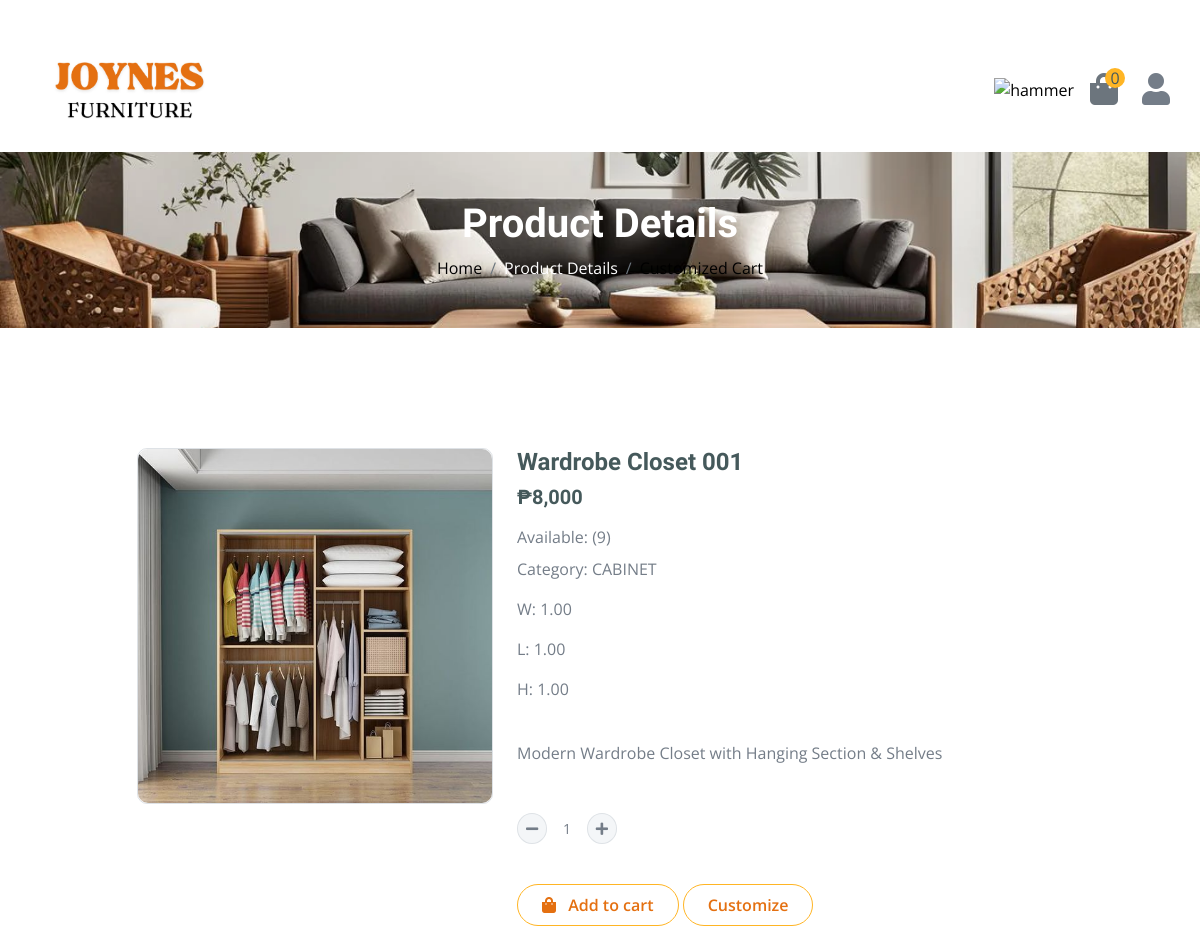
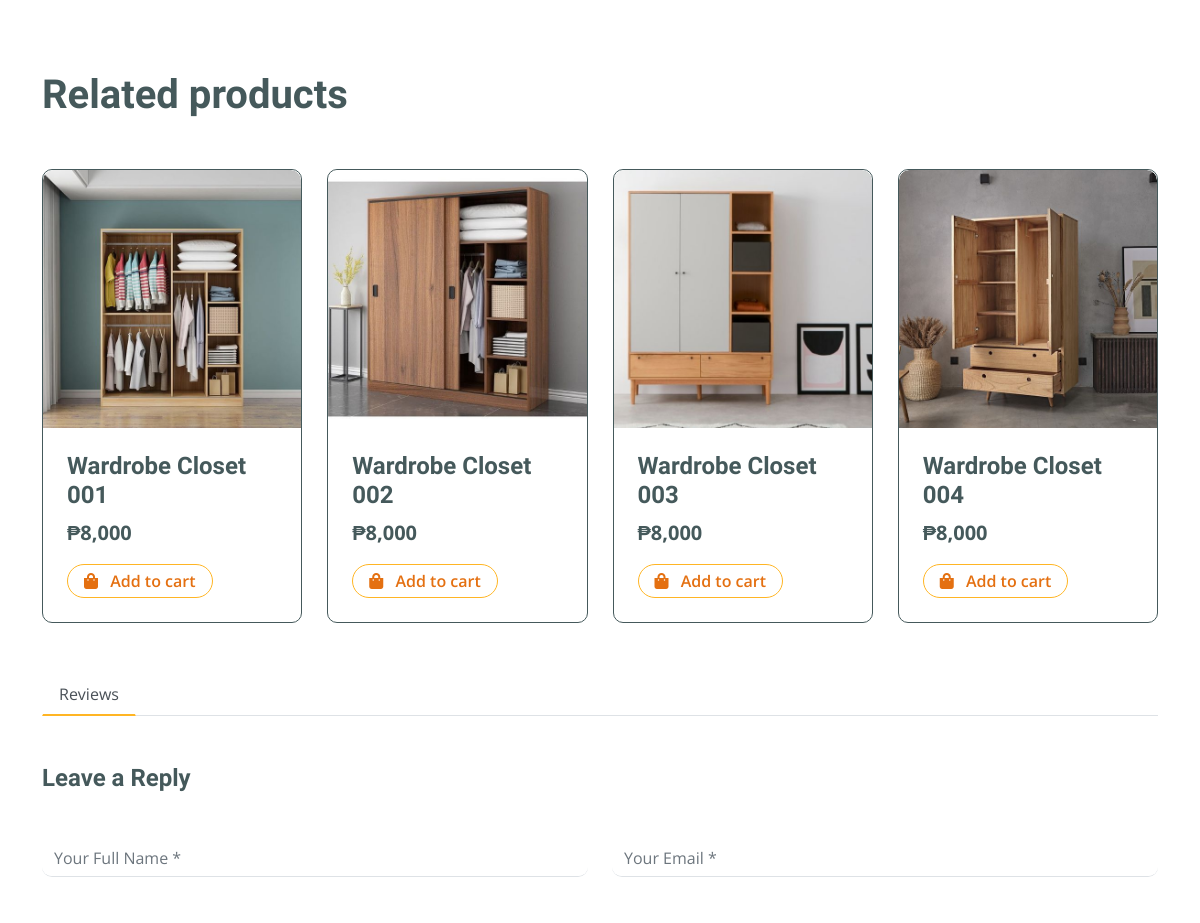
Page /shop-detail.php?id=130 (upper part) on the earlier database version (2 pictures, top to bottom).
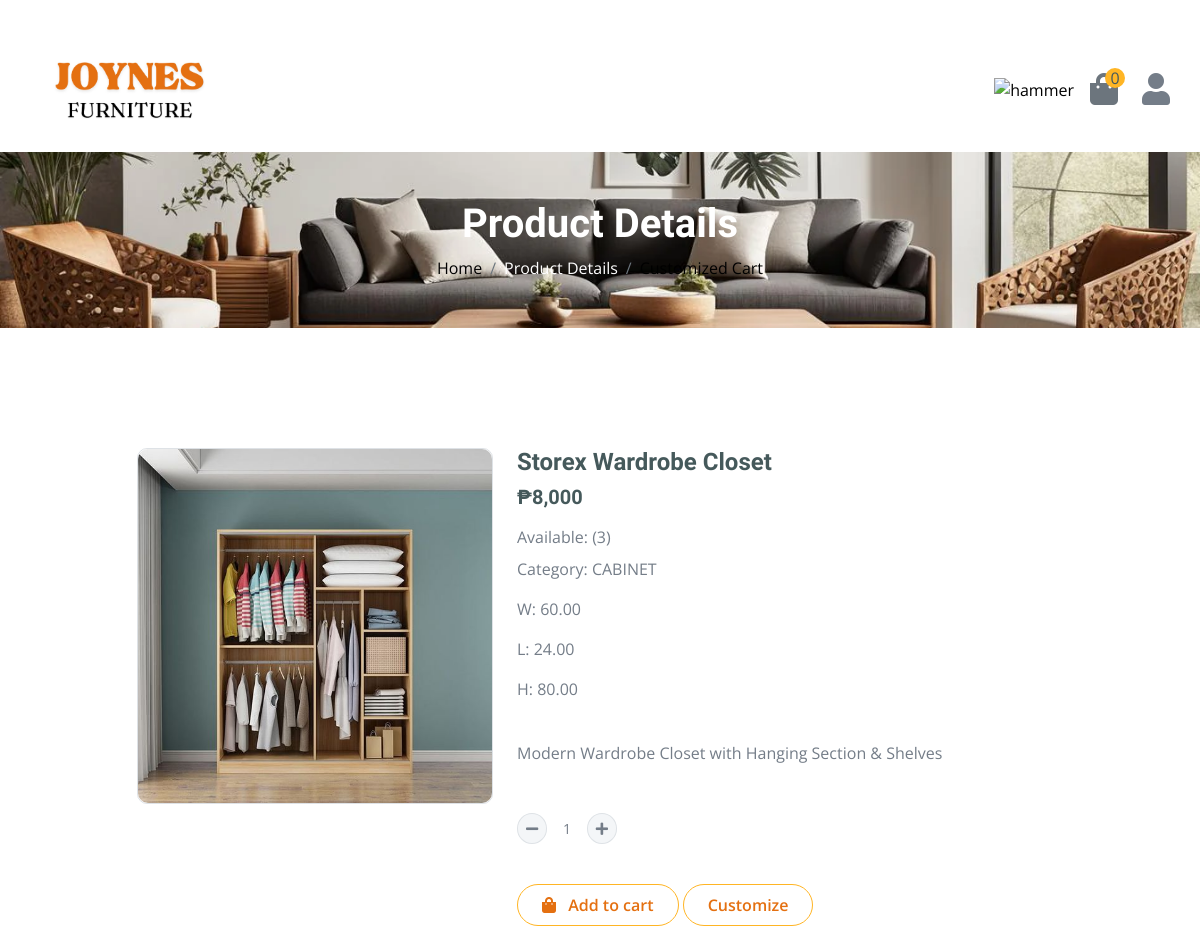
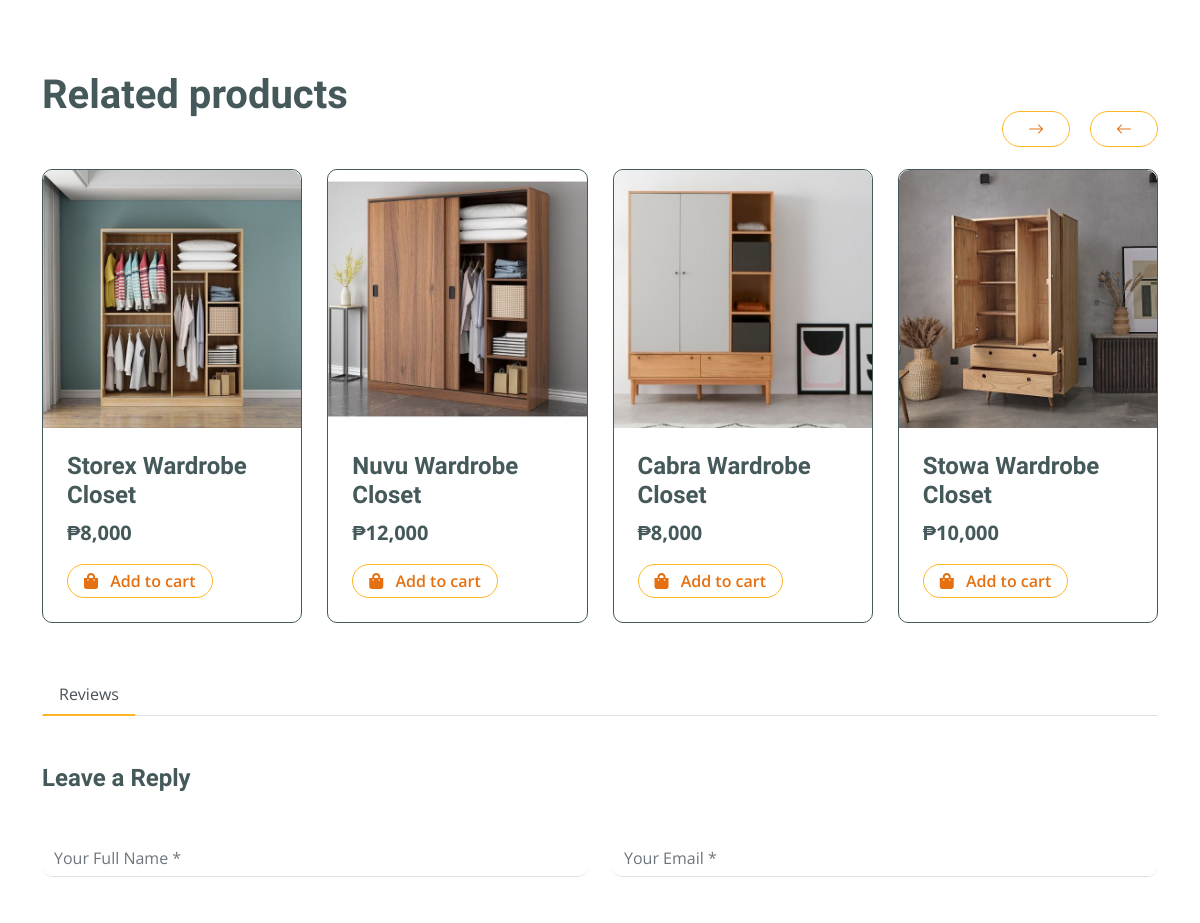
Same page on the later database version (2 pictures, top to bottom).
### tables this page shows
CREATE TABLE `furnituretbl` (
  `fID` bigint(20) NOT NULL,
  `fName` varchar(255) NOT NULL,
  `category` varchar(255) NOT NULL,
  `image` varchar(255) NOT NULL,
  `fDes` varchar(5000) NOT NULL,
  `fQuantity` int(11) NOT NULL,
  `cost` bigint(255) NOT NULL,
  `date` date NOT NULL,
  `width` decimal(10,2) DEFAULT NULL,
  `length` decimal(10,2) DEFAULT NULL,
  `height` decimal(10,2) DEFAULT NULL
);

### shop-detail.php (the view, shortened to what the changed rows need)
<?php
include("functions.php");
$id = $_GET['id'];
$sql = "SELECT * FROM furnituretbl WHERE fID= $id";
$result = mysqli_query($conn, $sql);
$row = mysqli_fetch_assoc($result);
$number = $row['cost'];
$formattedNumber = number_format($number, 0, '.', ',');
$cost = $formattedNumber;
$cat = $row['category'];
$sqlcat = "SELECT * FROM furnituretbl WHERE category = '$cat'";
$resultcat = mysqli_query($conn, $sqlcat);
?>
<!DOCTYPE html>
<html lang="en">
<head>
    <link rel="stylesheet" href="https://use.fontawesome.com/releases/v5.15.4/css/all.css" />
    <link href="https://cdn.jsdelivr.net/npm/bootstrap-icons@1.4.1/font/bootstrap-icons.css" rel="stylesheet">
    <link href="lib/lightbox/css/lightbox.min.css" rel="stylesheet">
    <link href="lib/owlcarousel/assets/owl.carousel.min.css" rel="stylesheet">
    <link href="css/bootstrap.min.css" rel="stylesheet">
    <link href="css/style.css" rel="stylesheet">
</head>
<body>
    <div class="container-fluid page-header py-5">
        <h1 class="text-center text-white display-6">Product Details</h1>
    </div>
    <br>
    <div class="container-fluid py-5">
        <div class="container py-5">
            <form action="functions.php" method="POST">
                <div class="col-lg-12 col-xl-12">
                    <div class="row justify-content-center">
                        <div class="col-lg-4">
                            <div class="border rounded">
                                <a href="#">
                                    <img src="./up/<?php echo $row['image']; ?>" class="img-fluid rounded" alt="Image">
                                </a>
                            </div>
                        </div>
                        <div class="col-lg-6">
                            <h4 class="fw-bold"><?php echo $row['fName']; ?></h4>
                            <h5 class="fw-bold mb-3">&#8369;<?php echo $cost; ?></h5>
                            <p class="mb-2">Available: (<?php echo $row['fQuantity']; ?>)</p>
                            <p class="mb-3">Category: <span
                                    class="text-uppercase"><?php echo $row['category']; ?></span></p>
                            <p>W: <?php echo $row['width']; ?></p>
                            <p>L: <?php echo $row['length']; ?></p>
                            <p>H: <?php echo $row['height']; ?></p>
                            <p class="mb-5"><?php echo $row['fDes']; ?></p>
                            <div class="input-group quantity mb-3 d-flex align-items-center" style="width: 100px;">
                                <div class="input-group-btn">
                                </div>
                                <input type="text" name="quantity" id="quantity"
                                    class="form-control form-control-sm text-center border-0 bg-transparent" readonly
                                    value="1">
                                <div class="input-group-btn">
                                </div>
                            </div>
                            <div>
                                <button type="submit"
                                    class="btn border border-secondary rounded-pill px-4 py-2 mb-4 text-primary mt-4"
                                    name="add"><i class="fa fa-shopping-bag me-2 text-primary"></i> Add to cart</button>
                                <a href="customshop.php?id=<?php echo $row['fID']; ?>" type="submit"
                                    class="btn border border-secondary rounded-pill px-4 py-2 mb-4 text-primary mt-4">Customize</a>
                            </div>
                        </div>
                    </div>
                </div>
            </form>
            <h1 class="fw-bold mb-0 mt-5">Related products</h1>
            <div class="vesitable">
                <div class="owl-carousel vegetable-carousel justify-content-center">
                    <?php while ($rowcat = mysqli_fetch_assoc($resultcat)) {
                        $number = $rowcat['cost'];
                        $formattedNumber = number_format($number, 0, '.', ',');
                        $costt = $formattedNumber;
                        ?>
                        <div class="border border-dark rounded position-relative vesitable-item">
                            <div class="vesitable-img">
                                <a href="?id=<?php echo $rowcat['fID']; ?>">
                                    <img src="./up/<?php echo $rowcat['image']; ?>" class="img-fluid w-100 rounded-top"
                                        alt="">
                                </a>
                            </div>
                            <div class="p-4 pb-0 rounded-bottom">
                                <h4><?php echo $rowcat['fName']; ?></h4>
                                <div class="d-flex justify-content-between flex-lg-wrap">
                                    <p class="text-dark fs-5 fw-bold">&#8369;<?php echo $costt; ?></p>
                                    <a href="#"
                                        class="btn border border-secondary rounded-pill px-3 py-1 mb-4 text-primary"><i
                                            class="fa fa-shopping-bag me-2 text-primary"></i> Add to cart</a>
                                </div>
                            </div>
                        </div>
                    <?php
                    }
                    ?>
                </div>
            </div>
        </div>
    </div>
</body>
</html>

Differences in the rows shown:
changed furnituretbl "CABINET": fName "Wardrobe Closet 001" → "Storex Wardrobe Closet"; fQuantity "9" → "3"; width "1.00" → "60.00"; length "1.00" → "24.00"; height "1.00" → "80.00"
changed furnituretbl: fName "Wardrobe Closet 002" → "Nuvu Wardrobe Closet"; cost "8,000" → "12,000"
changed furnituretbl: fName "Wardrobe Closet 003" → "Cabra Wardrobe Closet"
changed furnituretbl: fName "Wardrobe Closet 004" → "Stowa Wardrobe Closet"; cost "8,000" → "10,000"
